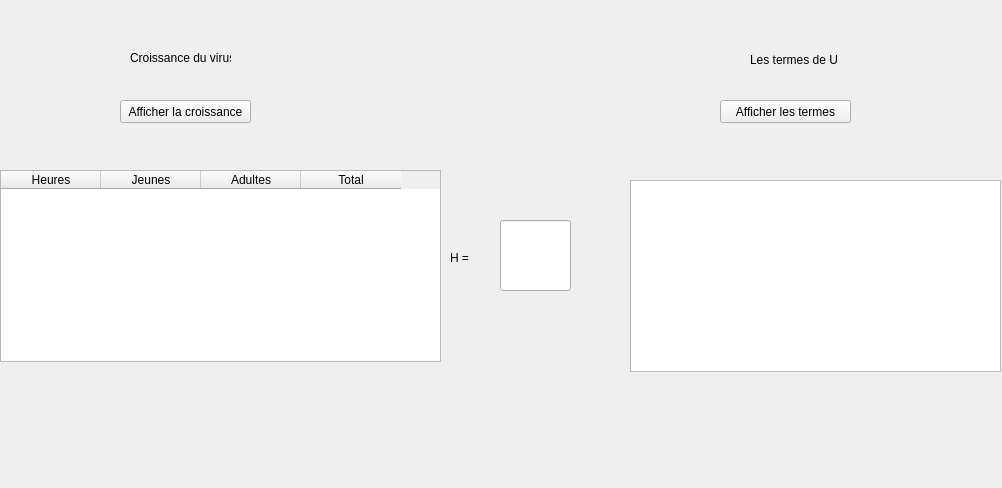
<?xml version="1.0" encoding="UTF-8"?>
<ui version="4.0">
 <class>Form</class>
 <widget class="QWidget" name="Form">
  <property name="geometry">
   <rect>
    <x>0</x>
    <y>0</y>
    <width>1002</width>
    <height>488</height>
   </rect>
  </property>
  <property name="windowTitle">
   <string>Form</string>
  </property>
  <widget class="QLabel" name="label">
   <property name="geometry">
    <rect>
     <x>130</x>
     <y>50</y>
     <width>101</width>
     <height>16</height>
    </rect>
   </property>
   <property name="text">
    <string>Croissance du virus</string>
   </property>
  </widget>
  <widget class="QLabel" name="label_2">
   <property name="geometry">
    <rect>
     <x>750</x>
     <y>50</y>
     <width>121</width>
     <height>20</height>
    </rect>
   </property>
   <property name="text">
    <string>Les termes de U</string>
   </property>
  </widget>
  <widget class="QLabel" name="label_3">
   <property name="geometry">
    <rect>
     <x>450</x>
     <y>250</y>
     <width>41</width>
     <height>16</height>
    </rect>
   </property>
   <property name="text">
    <string>H = </string>
   </property>
  </widget>
  <widget class="QPushButton" name="BtnC">
   <property name="geometry">
    <rect>
     <x>120</x>
     <y>100</y>
     <width>131</width>
     <height>23</height>
    </rect>
   </property>
   <property name="text">
    <string>Afficher la croissance</string>
   </property>
  </widget>
  <widget class="QPushButton" name="pushButton_2">
   <property name="geometry">
    <rect>
     <x>720</x>
     <y>100</y>
     <width>131</width>
     <height>23</height>
    </rect>
   </property>
   <property name="text">
    <string>Afficher les termes</string>
   </property>
  </widget>
  <widget class="QListWidget" name="listWidget">
   <property name="geometry">
    <rect>
     <x>630</x>
     <y>180</y>
     <width>371</width>
     <height>192</height>
    </rect>
   </property>
  </widget>
  <widget class="QTableWidget" name="TW">
   <property name="geometry">
    <rect>
     <x>0</x>
     <y>170</y>
     <width>441</width>
     <height>192</height>
    </rect>
   </property>
   <column>
    <property name="text">
     <string>Heures</string>
    </property>
   </column>
   <column>
    <property name="text">
     <string>Jeunes</string>
    </property>
   </column>
   <column>
    <property name="text">
     <string>Adultes</string>
    </property>
   </column>
   <column>
    <property name="text">
     <string>Total</string>
    </property>
   </column>
  </widget>
  <widget class="QLineEdit" name="variableH">
   <property name="geometry">
    <rect>
     <x>500</x>
     <y>220</y>
     <width>71</width>
     <height>71</height>
    </rect>
   </property>
  </widget>
 </widget>
 <resources/>
 <connections/>
</ui>
